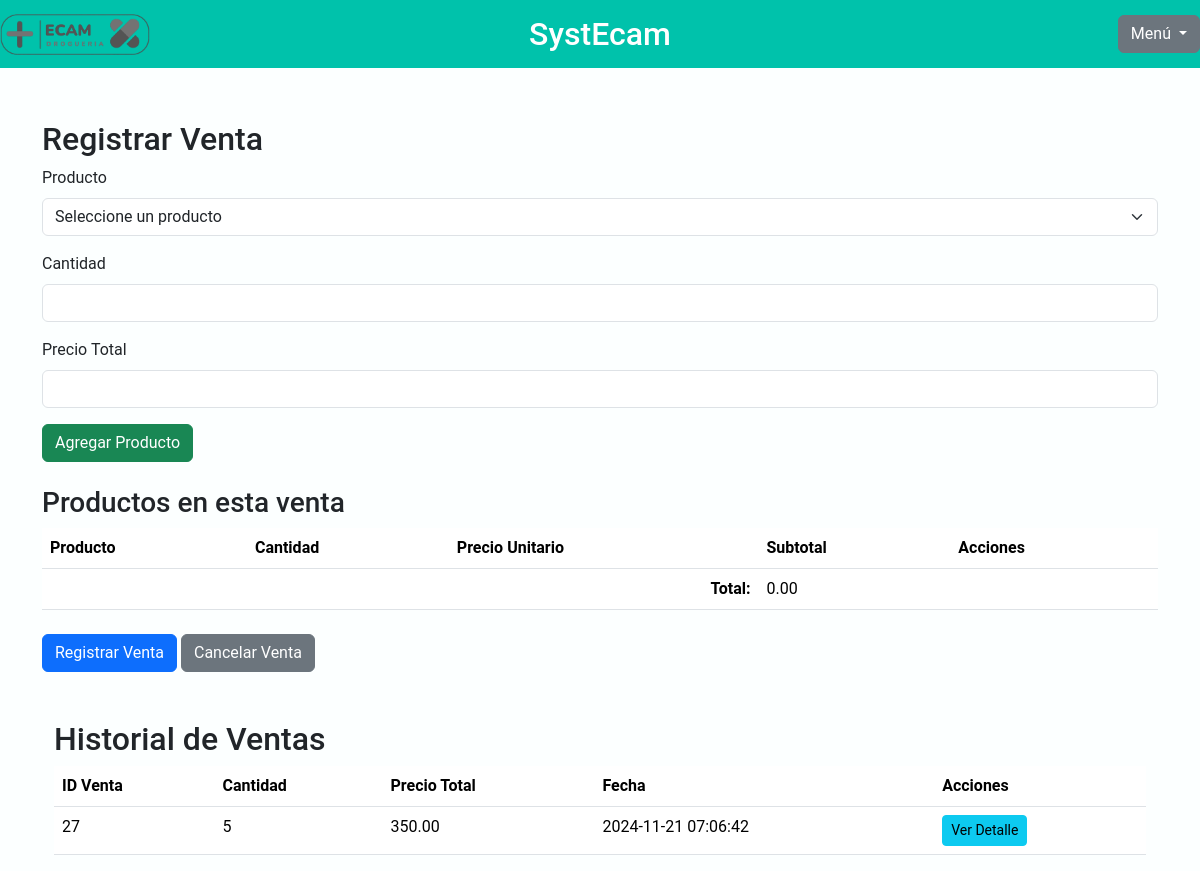
Page /venta.php?error=token (signed in) on the committed database.
### tables this page shows
CREATE TABLE `ventas` (
  `id_venta` int(11) NOT NULL,
  `id_usuario` int(11) NOT NULL,
  `fecha_venta` datetime NOT NULL,
  `cantidad` int(11) NOT NULL,
  `total` decimal(10,2) NOT NULL
);

### venta.php (the view, shortened to what this page needs)
<?php
require_once("BaseDatos/Conexion.php");
?>
<!DOCTYPE html>
<html lang="es">
<head>
    <link href="https://cdn.jsdelivr.net/npm/bootstrap@5.3.3/dist/css/bootstrap.min.css" rel="stylesheet">
    <link rel="stylesheet" href="css/styusuario.css">
</head>
<body>
<header>
    <div class="header-container">
        <img src="img/logo.png" alt="SystEcam" class="logo">
        <h1 class="nombre-software"><a href="modulos.php" style="text-decoration: none; color: inherit;">SystEcam</a></h1>
        <div class="dropdown" style="position: absolute; right: 0;">
            <button class="btn btn-secondary dropdown-toggle" type="button" data-bs-toggle="dropdown" aria-expanded="false">
                Menú
            </button>
        </div>
    </div>
</header>
<br><br><br>
<div class="container mt-5">
    <h2>Registrar Venta</h2>
    <form id="agregarProductoForm" class="mb-4">
        <div class="mb-3">
            <label for="producto" class="form-label">Producto</label>
            <select class="form-select" id="producto" name="producto_id" required>
                <option value="">Seleccione un producto</option>
    </select>
        </div>
        <div class="mb-3">
            <label for="cantidad" class="form-label">Cantidad</label>
            <input type="number" class="form-control" id="cantidad" name="cantidad" min="1" required>
        </div>
        <div class="mb-3">
            <label for="precio_total" class="form-label">Precio Total</label>
            <input type="text" class="form-control" id="precio_total" name="precio_total" readonly>
        </div>
        <button type="button" id="agregarProducto" class="btn btn-success">Agregar Producto</button>
    </form>
    <div class="mb-4">
        <h3>Productos en esta venta</h3>
        <table class="table" id="productosAgregados">
            <thead>
                <tr>
                    <th>Producto</th>
                    <th>Cantidad</th>
                    <th>Precio Unitario</th>
                    <th>Subtotal</th>
                    <th>Acciones</th>
                </tr>
            </thead>
            <tfoot>
                <tr>
                    <td colspan="3" class="text-end"><strong>Total:</strong></td>
                    <td id="totalVenta">0.00</td>
                    <td></td>
                </tr>
            </tfoot>
        </table>
    </div>
    <form method="POST" action="registrarVenta.php" id="registrarVentaForm">
        <button type="submit" class="btn btn-primary" id="registrarVenta">Registrar Venta</button>
        <button type="button" class="btn btn-secondary" id="cancelarVenta">Cancelar Venta</button>
    </form>
    <?php
$sqlVentas = "
    SELECT v.id_venta, SUM(d.cantidad) AS total_cantidad, v.total, v.fecha_venta
    FROM ventas v
    INNER JOIN detalle_venta d ON v.id_venta = d.id_venta
    WHERE v.id_usuario = ?
    GROUP BY v.id_venta, v.total, v.fecha_venta
    ORDER BY v.fecha_venta DESC
    LIMIT 25";
$stmtVentas = $conn->prepare($sqlVentas);
$stmtVentas->bind_param("i", $_SESSION['id_usuario']);
$stmtVentas->execute();
$resultVentas = $stmtVentas->get_result();
?>
<div class="container mt-5">
    <h2 class="mt-5">Historial de Ventas</h2>
    <table class="table">
    <thead>
        <tr>
            <th>ID Venta</th>
            <th>Cantidad</th>
            <th>Precio Total</th>
            <th>Fecha</th>
            <th>Acciones</th>
        </tr>
    </thead>
    <tbody>
        <?php while ($venta = $resultVentas->fetch_assoc()): ?>
            <tr>
                <td><?= $venta['id_venta'] ?></td>
                <td><?= $venta['total_cantidad'] ?></td>
                <td><?= $venta['total'] ?></td>
                <td><?= $venta['fecha_venta'] ?></td>
                <td>
                    <a href="detalleVenta.php?id_venta=<?= $venta['id_venta'] ?>" class="btn btn-info btn-sm">Ver Detalle</a>
                </td>
            </tr>
        <?php endwhile; ?>
    </tbody>
</table>
</div>
</body>
</html>

### CSS/styusuario.css (style rules this page uses)
* { margin: 0; padding: 0; box-sizing: border-box; }
body { font-family: 'Roboto', Arial, sans-serif; display: flex; flex-direction: column; justify-content: space-between; align-items: center; min-height: 100vh; background-color: #fcffff; }
header { width: 100%; background-color: #00c2ab; padding: 15px 0; position: fixed; top: 0; left: 0; right: 0; z-index: 1000; animation: slideInFromLeft 0.5s ease-out; }
.header-container { display: flex; align-items: center; justify-content: center; width: 80%; margin: 0 auto; }
.logo { max-width: 150px; position: absolute; left: 0; }
.nombre-software { font-size: 2rem; color: white; margin: 0; }

### rows in the picture
ventas: id_venta "27", total_cantidad "5", total "350.00", fecha_venta "2024-11-21 07:06:42"
